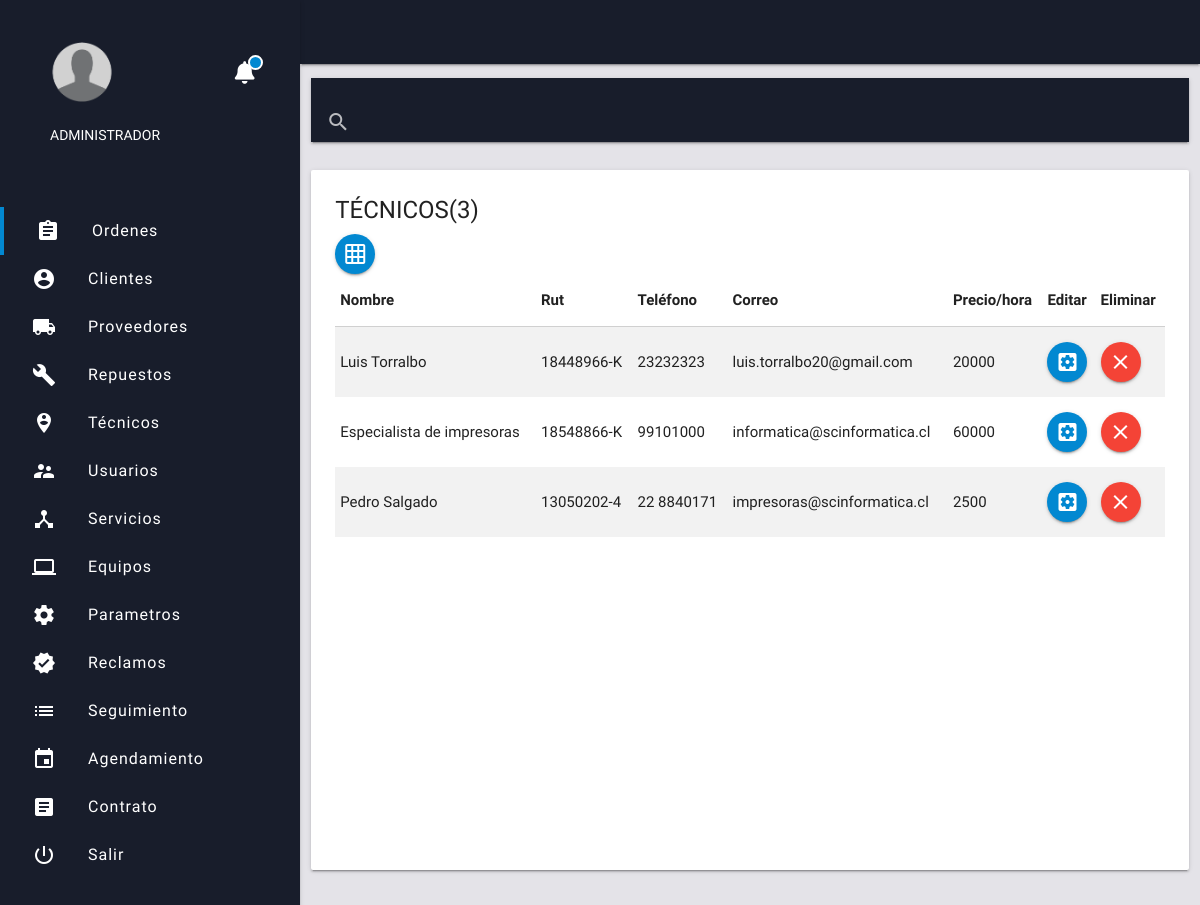
The page /techs/index.php on the database its author committed.
### tables this page shows
CREATE TABLE `techs` (
  `id` int(11) NOT NULL,
  `name` varchar(50) NOT NULL,
  `rut` varchar(15) NOT NULL,
  `phone` varchar(15) NOT NULL,
  `email` varchar(50) NOT NULL,
  `hour_price` int(11) NOT NULL
);

### techs/index.php (the view, shortened to what this page needs)
<?php include '../extend/header.php'; ?>
       <div class="row" style="PADDING-TOP: 14PX;">
         <div class="col s12">
           <nav class="bg-dark">
             <div class="nav-wrapper">
               <div class="input-field">
                 <input type="search" id="buscar" autocomplete="off">
                 <label for="buscar"><i class="material-icons">search</i></label>
                 <i class="material-icons">close</i>
               </div>
             </div>
           </nav>
         </div>
       </div>
       <?php $sel = $con->query("SELECT * FROM techs");
        $row = mysqli_num_rows($sel);
        ?>
           <div class="row">
              <div class="col s12">
               <div class="card" style="min-height: 700px;">
                 <div class="card-content">
                   <form  action="excel.php" method="post" target="_blank" id="exportar">
                  <span class="card-title">TÉCNICOS(<?php echo $row ?>)</span>
                  <button  class="btn-floating light-blue darken-2 botonExcel"><i class="material-icons">grid_on</i></button>
                  </form>
                  <table class="excel striped responsive-table" border="1">
                    <thead>
                      <th>Nombre</th>
                      <th>Rut</th>
                      <th>Teléfono</th>
                      <th>Correo</th>
                      <th>Precio/hora</th>
                      <th class="borrar">Editar</th>
                      <th class="borrar">Eliminar</th>
                    </thead>
                    <?php  while ($f = $sel->fetch_assoc()) { ?>
                      <tr>
                        <td><?php echo $f['name'] ?></td>
                        <td><?php echo $f['rut'] ?></td>
                        <td><?php echo $f['phone'] ?></td>
                        <td><?php echo $f['email'] ?></td>
                        <td><?php echo $f['hour_price'] ?></td>
                        <td><a href="update_tech.php?id=<?php echo $f['id']?>" class="btn-floating light-blue darken-2"><i class="material-icons">settings_applications</i></a></td>
                        <td class="borrar"><a href="#" class="btn-floating red" onclick="swal({ title:'Esta seguro que desea eliminar al especialista?',text: 'Se perderan los datos!', type: 'warning', showCancelButton: true, confirmButtonColor: '#3085d6', cancelButtonColor: '#d33', confirmButtonText: 'Si, eliminar'}).then(function (isConfirm) {
                         if(isConfirm.value){  location.href='delete_tech.php?id=<?php echo     $f['id'] ?>'; } else { location.href='index.php';} })"><i class="material-icons">clear</i></a></td>
                      </tr>
                    <?php } ?>
                  </table>
                 </div>
              </div>
             </div>
           </div>
<?php include '../extend/scripts.php'; ?>
</body>
</html>

### css/web-app.css (style rules this page uses)
html { background-color:#e4e3e8; font-family: 'Work Sans', sans-serif; }
.bg-dark { background-color: #181d2b; }

### css/notifications.css (style rules this page uses)
body { margin: 0; padding: 0; }

### rows shown on the page
techs: name "Luis Torralbo", rut "18448966-K", phone "23232323", email "luis.torralbo20@gmail.com", hour_price "20000"
techs: name "Especialista de impresoras", rut "18548866-K", phone "99101000", email "informatica@scinformatica.cl", hour_price "60000"
techs: name "Pedro Salgado", rut "13050202-4", phone "22 8840171", email "impresoras@scinformatica.cl", hour_price "2500"

### other values the page prints
$row "3"
